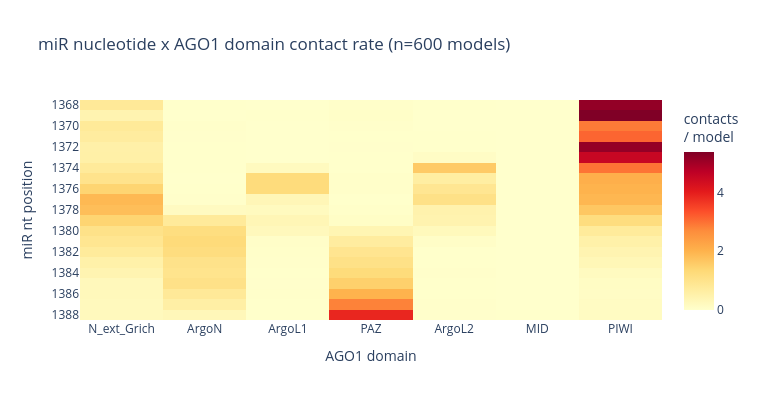

The cell this chart's notebook holds for it:
### Markdown cell above
## miR-ligand PLIP pass (per-nucleotide)

`results/ago1_fbw2_mir165a/all_selected_summary_mir_ligands.csv` — the second
PLIP pass with `--chains` omitted and no `--dnareceptor`, so every miR
nucleotide is reported as its own ligand. Here we filter to AGO1 (chain A)
contacts and map each nucleotide position × AGO1 domain.

### Code cell
mir_csv = RESULTS_DIR / "all_selected_summary_mir_ligands.csv"
if mir_csv.exists():
    mdf = pd.read_csv(mir_csv).rename(columns={"replica": "cluster", "model": "fname"})
    mdf = mdf.merge(sel, on=["fname"], how="left", suffixes=("", "_sel"))
    # keep rows where AGO1 (chain A) is on either side of the contact
    a_side = mdf[mdf["reschain"] == "A"].copy()
    a_side["ago1_domain"] = receptor_mapper(a_side["resnr"] - rec_off)
    nt = sorted(a_side["resnr_lig"].dropna().unique())
    n_norm_m = a_side.groupby(["cluster", "fname"]).ngroups or 1
    ct = (a_side.dropna(subset=["ago1_domain"]).groupby(["resnr_lig", "ago1_domain"], observed=True)
          .size().div(n_norm_m).unstack(fill_value=0)
          .reindex(index=nt, columns=RECEPTOR_LABELS, fill_value=0))
    fig = go.Figure(go.Heatmap(z=ct.values, x=RECEPTOR_LABELS, y=[str(int(p)) for p in nt],
        colorscale="YlOrRd", colorbar=dict(title="contacts<br>/ model"),
        hovertemplate="AGO1 domain %{x}<br>miR nt %{y}<br>%{z:.3f}/model<extra></extra>"))
    fig.update_layout(title=f"miR nucleotide x AGO1 domain contact rate (n={n_norm_m} models)",
        xaxis_title="AGO1 domain", yaxis_title="miR nt position",
        yaxis=dict(autorange="reversed"), template=TEMPLATE, width=760, height=max(400, len(nt) * 18))
    save_fig(fig, "mir_nt_x_ago1_domain_heatmap.html", "mir_ligands")
else:
    print(f"{mir_csv} not found -- run the plip_mir_ligands pass first.")

### Figure 1 — Plotly figure (JSON) as saved in the notebook; plotly's stock layout.template omitted (floating-point values rounded to 4 significant figures; data arrays with more than 128 entries replaced by an {"elided": "..."} marker saying what was removed)
{"data": [{"colorbar": {"title": {"text": "contacts<br>/ model"}}, "colorscale": [[0.0, "rgb(255,255,204)"], [0.125, "rgb(255,237,160)"], [0.25, "rgb(254,217,118)"], [0.375, "rgb(254,178,76)"], [0.5, "rgb(253,141,60)"], [0.625, "rgb(252,78,42)"], [0.75, "rgb(227,26,28)"], [0.875, "rgb(189,0,38)"], [1.0, "rgb(128,0,38)"]], "hovertemplate": "AGO1 domain %{x}<br>miR nt %{y}<br>%{z:.3f}/model<extra></extra>", "type": "heatmap", "x": ["N_ext_Grich", "ArgoN", "ArgoL1", "PAZ", "ArgoL2", "MID", "PIWI"], "y": ["1368", "1369", "1370", "1371", "1372", "1373", "1374", "1375", "1376", "1377", "1378", "1379", "1380", "1381", "1382", "1383", "1384", "1385", "1386", "1387", "1388"], "z": {"elided": "21x7 float values"}}], "layout": {"height": 400, "title": {"text": "miR nucleotide x AGO1 domain contact rate (n=600 models)"}, "width": 760, "xaxis": {"title": {"text": "AGO1 domain"}}, "yaxis": {"autorange": "reversed", "title": {"text": "miR nt position"}}}}
